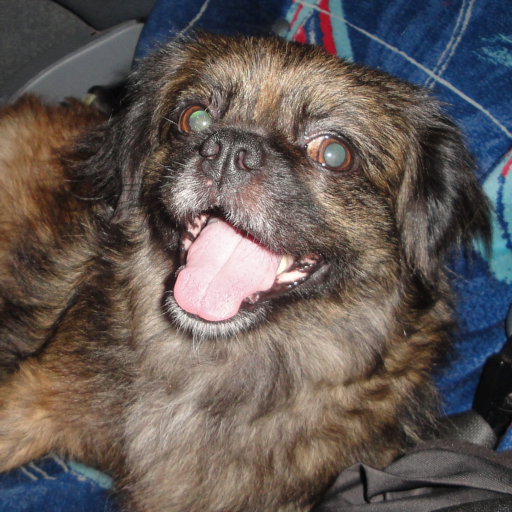
#> input picture 2022-30/Filtering/Pyramids/chicky_512.png, 512 x 512 px
$ python Gaussian_Pyramid.py
#> lines starting #> are read from the running program, lines starting #| are printed output that depends on the picture
import sys
import cv2 as cv
import numpy as np

def downsample(src_img, kernel):
    '''
    Esta función hace downsampling de una imagen a una imagen de dimensiones w/2 * h/2 si la original es par;
    floor(w/2) + 1 * floor(h/2) + 1 si es impar.
    '''

    # Convolucionando la imagen original con un filtro cuyo kernel se recibe como parametro.
    src_img = cv.filter2D(src = src_img, ddepth = -1, kernel = kernel)

    src_height, src_width, _ = src_img.shape

    # Calculando las dimensiones espaciales de la matriz de destino.
    if(src_height % 2 == 0):
        dst_height = src_height / 2
    else:
        dst_height = (floor(src_height) / 2) + 1

    if(src_width % 2 == 0):
        dst_width = src_height / 2
    else:
        dst_width = (floor(src_height) / 2) + 1

    # Definiendo la matriz de destino y sus respectivos iteradores por dimensión.
    dst_img = np.zeros((int(dst_height), int(dst_width), 3), dtype = "uint8")
    dst_height_it = 0
    dst_width_it = 0

    # Iterar sobre la imagen descartando las filas y columnas de índice par.
    for i in range(src_height):
        if (i % 2 == 0):
            continue
        for j in range(src_width):
            if (j % 2 == 0):
                continue

            dst_img[dst_height_it % int(dst_height), dst_width_it % int(dst_width)] = src_img[i][j]

            dst_width_it += 1
        dst_height_it += 1

    return dst_img


def upsample(src_img, kernel):
    '''
    Esta función hace upsampling de una imagen a una imagen de dimensiones w/2 * h/2 si la original es par;
    floor(w/2) + 1 * floor(h/2) + 1 si es impar.
    '''

    src_height, src_width, _ = src_img.shape

    # Calculando las dimensiones espaciales de la matriz de destino.
    dst_height = src_height * 2
    dst_width = src_width * 2

    # Definiendo la matriz de destino.
    dst_img = np.zeros((dst_height, dst_width, 3), dtype = "uint8")

    src_height_it = 0
    src_width_it = 0

    for i in range(dst_height):
        if (i % 2 == 0):
            continue
        for j in range(dst_width):
            if (j % 2 == 0):
                continue
            dst_img[i, j] = src_img[src_width_it % src_width][src_height_it % src_height]

            src_height_it += 1
        src_width_it += 1

    # Convolucionando la imagen original con un filtro cuyo kernel se recibe como parametro.
    dst_img = cv.filter2D(src = dst_img, ddepth = -1, kernel = kernel)

    return dst_img

# -----------------------------------------------------------------------------------------------
# Pirámide Gaussiana
src = cv.imread('chicky_512.png')
#> src is the input picture: shape (512, 512, 3); mean B, G, R 85.8, 89.1, 98.5

if src is None:
    print ('Error opening image!')

kernel1 = np.array([[1/256, 4/256, 6/256, 4/256, 1/256],
                   [4/256, 16/256, 24/256, 16/256, 4/256],
                   [6/256, 24/256, 36/256, 24/256, 6/256],
                   [4/256, 16/256, 24/256, 16/256, 4/256],
                   [1/256, 4/256, 6/256, 4/256, 1/256]])

kernel2 = np.array([[4/256, 16/256, 24/256, 16/256, 4/256],
                   [16/256, 64/256, 96/256, 64/256, 16/256],
                   [24/256, 96/256, 144/256, 96/256, 24/256],
                   [16/256, 64/256, 96/256, 64/256, 16/256],
                   [4/256, 16/256, 24/256, 16/256, 4/256]])

# Nivel +1
down_1 = downsample(src, kernel1)
#> after the loop in downsample, `for i in range(src_height):`: dst_height_it = 256; dst_width_it = 65536
cv.imwrite('chicky_256.png', down_1)

# Nivel +2
down_2 = downsample(down_1, kernel1)
cv.imwrite('chicky_128.png', down_2)

# Nivel +3
down_3 = downsample(down_2, kernel1)
#> in downsample (call 3), `src_img = cv.filter2D(src = src_img, ddepth = -1, kernel = kernel)`:
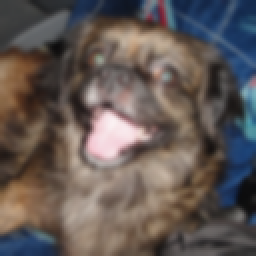
#> src_img: shape (128, 128, 3) (shown 2 times larger); mean of channels 0, 1, 2 85.9, 89.2, 98.4; drawn as B, G, R
#> after the loop in downsample (call 3), `for i in range(src_height):`:
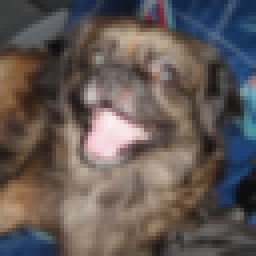
#> dst_img: shape (64, 64, 3) (shown 4 times larger); mean of channels 0, 1, 2 86, 89.2, 98.4; drawn as B, G, R
#> after the loop in downsample (call 3), `for i in range(src_height):`: dst_height_it = 64; dst_width_it = 4096
cv.imwrite('chicky_64.png', down_3)

# Nivel -1
up_1 = upsample(src, kernel2)
#> after the loop in upsample, `for i in range(dst_height):`:
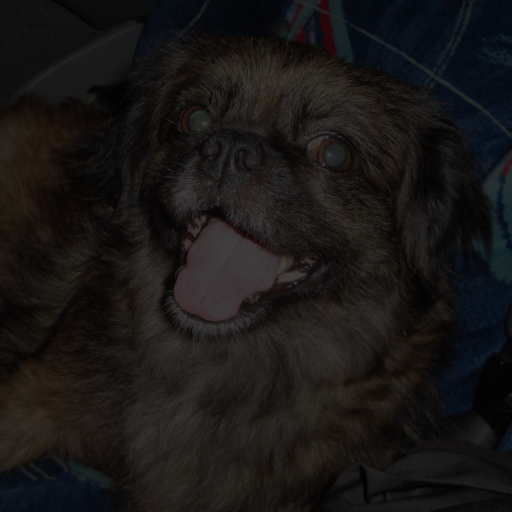
#> dst_img: shape (1024, 1024, 3) (shown at 1/2 size); mean B, G, R 21.4, 22.3, 24.6
#> after the loop in upsample, `for i in range(dst_height):`: src_height_it = 262144; src_width_it = 512
cv.imwrite('chicky_1024.png', up_1)

# Nivel -2
up_2 = upsample(up_1, kernel2)
cv.imwrite('chicky_2048.png', up_2)

# Nivel -3
up_3 = upsample(up_2, kernel2)
cv.imwrite('chicky_4096.png', up_3)

# Pirámide Laplaciana

# Laplace 64
cv.imwrite('chicky_laplace_64.png', down_3)

# Nivel +3 a Nivel +2
up_laplace_1 = upsample(down_3, kernel2)
#> after the loop in upsample (call 4), `for i in range(dst_height):`:
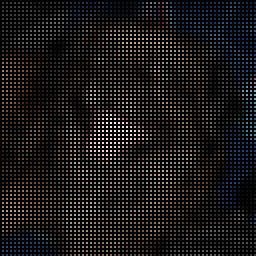
#> dst_img: shape (128, 128, 3) (shown 2 times larger); mean of channels 0, 1, 2 21.5, 22.3, 24.6; drawn as B, G, R
#> after the loop in upsample (call 4), `for i in range(dst_height):`: src_height_it = 4096; src_width_it = 64
up_laplace_1 = cv.subtract(down_2, up_laplace_1)
cv.imwrite('chicky_laplace_128.png', up_laplace_1)

# Nivel +2 a Nivel +1
up_laplace_2 = upsample(down_2, kernel2)
#> after the loop in upsample (call 5), `for i in range(dst_height):`:
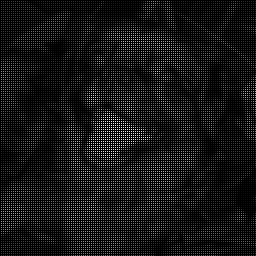
#> dst_img: shape (256, 256, 3); mean of channels 0, 1, 2 21.5, 22.3, 24.6; drawn as B, G, R
#> after the loop in upsample (call 5), `for i in range(dst_height):`: src_height_it = 16384; src_width_it = 128
up_laplace_2 = cv.subtract(down_1, up_laplace_2)
cv.imwrite('chicky_laplace_256.png', up_laplace_2)

# Nivel +1 a Nivel 0
up_laplace_3 = upsample(down_1, kernel2)
#> after the loop in upsample (call 6), `for i in range(dst_height):`:
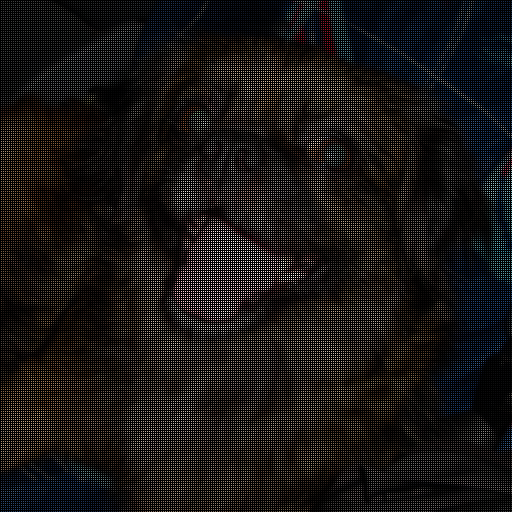
#> dst_img: shape (512, 512, 3); mean of channels 0, 1, 2 21.5, 22.3, 24.6; drawn as B, G, R
#> after the loop in upsample (call 6), `for i in range(dst_height):`: src_height_it = 65536; src_width_it = 256
up_laplace_3 = cv.subtract(src, up_laplace_3)
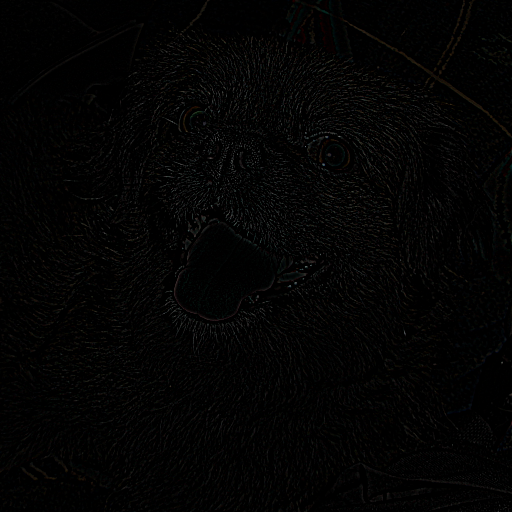
#> up_laplace_3: shape (512, 512, 3); mean B, G, R 2.9, 3.3, 3.4
cv.imwrite('chicky_laplace_512.png', up_laplace_3)

# Nivel 0 a Nivel +1
up_laplace_4 = upsample(src, kernel2)
up_laplace_4 = cv.subtract(up_1, up_laplace_4)
#> up_laplace_4: shape (1024, 1024, 3); every value is 0
cv.imwrite('chicky_laplace_1024.png', up_laplace_4)

# Nivel +1 a Nivel +2
up_laplace_5 = upsample(up_1, kernel2)
up_laplace_5 = cv.subtract(up_2, up_laplace_5)
#> up_laplace_5: shape (2048, 2048, 3); every value is 0
cv.imwrite('chicky_laplace_2048.png', up_laplace_5)

# Nivel +2 a Nivel +3
up_laplace_6 = upsample(up_2, kernel2)
up_laplace_6 = cv.subtract(up_3, up_laplace_6)
#> up_laplace_6: shape (4096, 4096, 3); every value is 0
cv.imwrite('chicky_laplace_4096.png', up_laplace_6)
